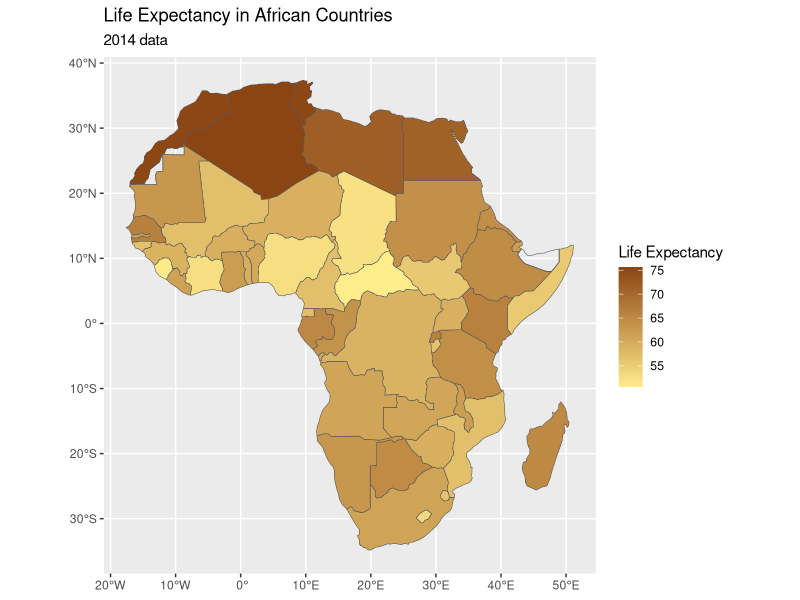

The R script that drew this image:
## ---- chunk 1
knitr::opts_chunk$set(echo = TRUE)

#How to hide messages in output source: https://stackoverflow.com/questions/47710427/how-to-show-code-but-hide-output-in-rmarkdown

## ---- chunk 2

#Load necessary packages
library(tidyverse)
library(sf)
library(spData)

#The data set is world. Filter world by "Africa" continent
africa_map = world %>% 
  filter(continent == "Africa")
## ---- chunk 3

legend_title = "Life Expectancy"
ggplot() +
  geom_sf(data=africa_map,aes(fill=lifeExp))+
  scale_fill_gradient(legend_title, low = "lightgoldenrod1", high = "saddlebrown", na.value = NA) +
  labs(title = "Life Expectancy in African Countries",
       subtitle = "2014 data")
